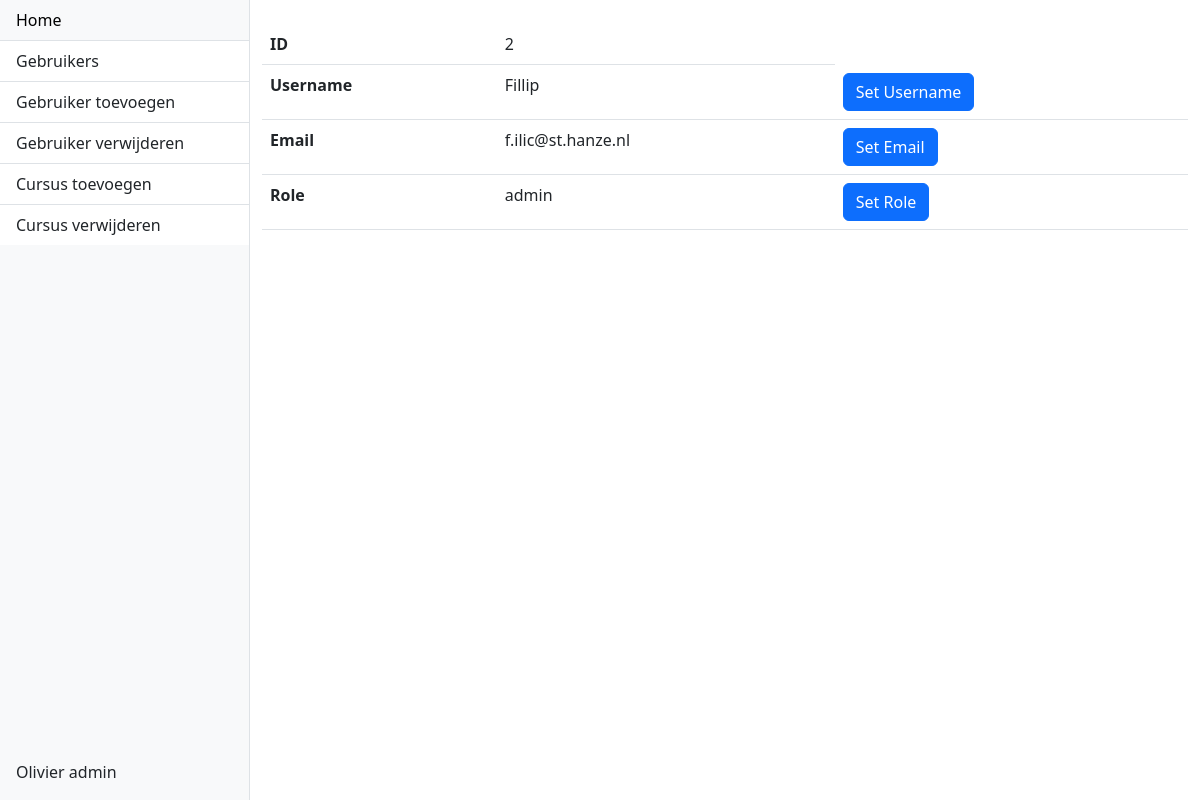
/admin/gebruikers?id=2 (signed in), run on the app's committed database.
### models.py (models this page shows, shortened)
class User(db.Model, UserMixin):
    __tablename__ = 'users'
    id = db.Column(db.Integer, primary_key=True, autoincrement=True)
    email = db.Column(db.String(), nullable=False, unique=True)
    username = db.Column(db.String(), nullable=False, unique=True)
    role = db.Column(db.String(), nullable=False, default='user')
    password_hash = db.Column(db.String(128))

### admin/views.py (the view, shortened to what this page needs)
@admin_blueprint.route('/gebruikers', methods=['GET', 'POST'])
@login_required
@admin_required
def gebruikers():
    emailform = SetEmail()
    usernameform = SetUsername()
    roleform = SetRole()
    if request.args.get('id') is not None:
        user = User.query.get(int(request.args.get('id')))
        return render_template('viewuser.html', user=user, emailform=emailform, usernameform=usernameform, roleform=roleform)
    users = User.query.all()
    print(users)
    return render_template('users.html', users=users)

### __init__.py (called while the page is built)
@login_manager.user_loader
def get_user(user_id):
    try:
        return User.query.get(int(user_id))
    except:
        return None

### admin/templates/viewuser.html (shortened to what this page needs)
{% extends 'adminbase.html' %} {% block content %} <table class="table">
  <tbody>
    <tr>
      <th scope="row">ID</th>
      <td>{{ user.id }}</td>
    </tr>
    <tr>
      <th scope="row">Username</th>
      <td>{{ user.username }}</td>
      <td>
        <button type="button" class="btn btn-primary" data-bs-toggle="modal" data-bs-target="#exampleModalUsername"> Set Username </button>
      </td>
    </tr>
    <tr>
      <th scope="row">Email</th>
      <td>{{ user.email }}</td>
      <td>
        <button type="button" class="btn btn-primary" data-bs-toggle="modal" data-bs-target="#exampleModalEmail"> Set Email </button>
      </td>
    </tr>
    <tr>
      <th scope="row">Role</th>
      <td>{{ user.role }}</td>
      <td>
        <button type="button" class="btn btn-primary" data-bs-toggle="modal" data-bs-target="#exampleModalRole"> Set Role </button>
      </td>
    </tr>
  </tbody>
</table> {% endblock %}

### admin/templates/adminbase.html (shortened to what this page needs)
<!DOCTYPE html>
<html lang="en">
<head>
  <link href="https://cdn.jsdelivr.net/npm/bootstrap@5.3.0-alpha1/dist/css/bootstrap.min.css" rel="stylesheet">
</head>
<body>
  <div class="d-flex" style="height: 100vh;">
    <div class="bg-light border-end" id="sidebar" style="flex: 0 0 250px;">
      <div class="d-flex flex-column h-100">
        <div class="list-group list-group-flush flex-grow-1">
          <a href="{{ url_for('index') }}" class="list-group-item list-group-item-action">Home</a>
          <a href="{{ url_for('admin.gebruikers') }}" class="list-group-item list-group-item-action">Gebruikers</a>
          <a href="#" class="list-group-item list-group-item-action">Gebruiker toevoegen</a>
          <a href="#" class="list-group-item list-group-item-action">Gebruiker verwijderen</a>
          <a href="#" class="list-group-item list-group-item-action">Cursus toevoegen</a>
          <a href="#" class="list-group-item list-group-item-action">Cursus verwijderen</a>
        </div>
        <div class="p-3">
          {% if current_user.is_authenticated %}
              <a href="#" class="list-group-item list-group-item-action">{{ current_user.username }} {{ current_user.role }}</a>
          {% endif %}
        </div>
      </div>
    </div>
    <div class="flex-grow-1">
      <div class="container py-4">
          {% block content %}
          {% endblock %}
      </div>
    </div>
  </div>
</body>
</html>

### data on the page
User: username "Olivier", role "admin"
User: id "2", username "Fillip", email "f.ilic@st.hanze.nl", role "admin"
